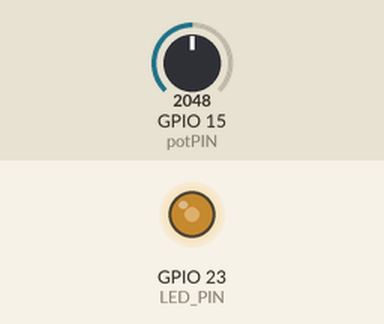
This sketch was run on a simulated ESP32. Parts: output pins drawn as LEDs (lit = HIGH). Inputs (shaded band) come from the test bench; at power-on: GPIO 15 (potPIN) = 2048.

Above: at 1.2 s.
1.3 s: GPIO 15 (potPIN) set to 2866
At 1.8 s:
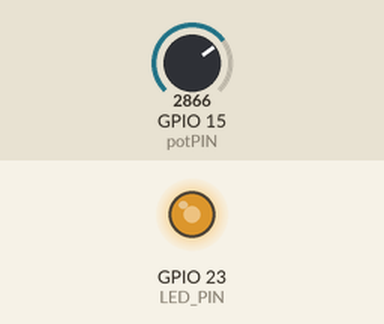
2.8 s: GPIO 15 (potPIN) set to 3603
At 4.0 s:
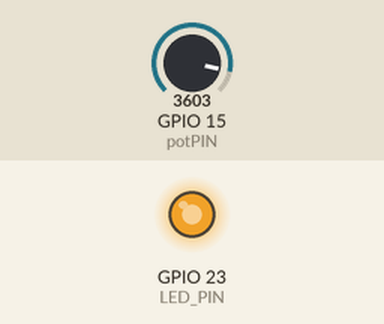
4.3 s: GPIO 15 (potPIN) set to 491
At 5.3 s:
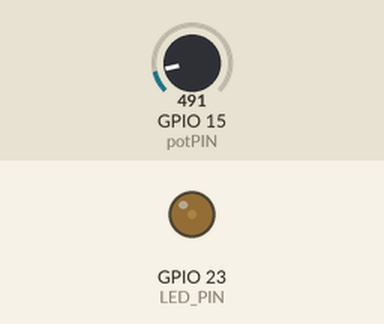
5.8 s: GPIO 15 (potPIN) set to 0
At 6.4 s:
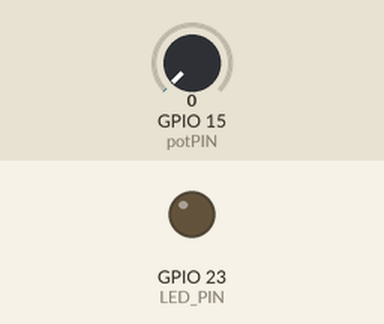
7.3 s: GPIO 15 (potPIN) set to 2047
At 7.6 s:
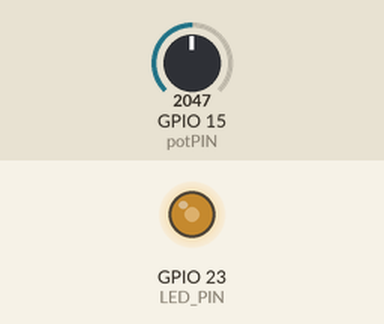
Timing chart, 0 to 9.8 s (numbered marks = the images above; inputs shaded):
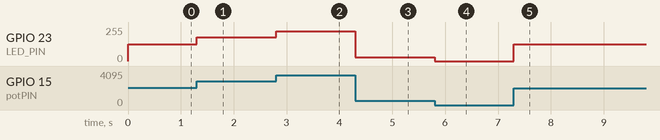

The sketch:

dimableLED.ino
```cpp
#define potPIN 15

#define LED_PIN 23
const int channel = 0;
const int frequency = 1000;
const int resolution = 8;

int potValue;
int brightness;

void setup() {
  ledcSetup(channel,frequency,resolution);
  ledcAttachPin(LED_PIN,channel);
} // END setup()

void loop() {
  potValue = analogRead(potPIN);
  //brightness = potValue / 16;                 // What I came up with, 4095 / 255 = 16
  //brightness = (255. / 4095.) * potValue;     // The Paul McWhorter way
  brightness = map(potValue, 0, 4095, 0, 255);  // Using the map function
  ledcWrite(channel, brightness);
} // END loop()
```

Measured:
- after the input at 1.3 s, GPIO 23 (LED_PIN): 127/255 → 177/255 at once
- after the input at 2.8 s, GPIO 23 (LED_PIN): 177/255 → 223/255 at once
- after the input at 4.3 s, GPIO 23 (LED_PIN): 223/255 → 30/255 at once
- after the input at 5.8 s, GPIO 23 (LED_PIN): 30/255 → 0/255 at once
- after the input at 7.3 s, GPIO 23 (LED_PIN): 0/255 → 127/255 at once
